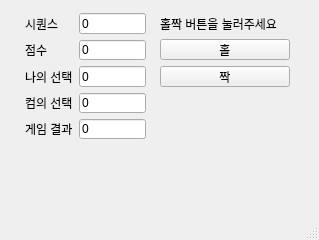
<?xml version="1.0" encoding="UTF-8"?>
<ui version="4.0">
 <class>MainWindow</class>
 <widget class="QMainWindow" name="MainWindow">
  <property name="geometry">
   <rect>
    <x>0</x>
    <y>0</y>
    <width>319</width>
    <height>240</height>
   </rect>
  </property>
  <property name="windowTitle">
   <string>MainWindow</string>
  </property>
  <widget class="QWidget" name="centralwidget">
   <widget class="QWidget" name="">
    <property name="geometry">
     <rect>
      <x>160</x>
      <y>15</y>
      <width>130</width>
      <height>72</height>
     </rect>
    </property>
    <layout class="QGridLayout" name="gridLayout_2">
     <item row="0" column="0">
      <widget class="QLabel" name="label">
       <property name="text">
        <string>홀짝 버튼을 눌러주세요</string>
       </property>
      </widget>
     </item>
     <item row="1" column="0">
      <widget class="QPushButton" name="pb_hol">
       <property name="text">
        <string>홀</string>
       </property>
      </widget>
     </item>
     <item row="2" column="0">
      <widget class="QPushButton" name="pb_jak">
       <property name="text">
        <string>짝</string>
       </property>
      </widget>
     </item>
    </layout>
   </widget>
   <widget class="QWidget" name="">
    <property name="geometry">
     <rect>
      <x>25</x>
      <y>13</y>
      <width>121</width>
      <height>126</height>
     </rect>
    </property>
    <layout class="QGridLayout" name="gridLayout">
     <item row="0" column="0">
      <widget class="QLabel" name="label_7">
       <property name="text">
        <string>시퀀스</string>
       </property>
      </widget>
     </item>
     <item row="0" column="1">
      <widget class="QLineEdit" name="le_sq">
       <property name="text">
        <string>0</string>
       </property>
      </widget>
     </item>
     <item row="1" column="0">
      <widget class="QLabel" name="label_2">
       <property name="text">
        <string>점수</string>
       </property>
      </widget>
     </item>
     <item row="1" column="1">
      <widget class="QLineEdit" name="le_score">
       <property name="text">
        <string>0</string>
       </property>
      </widget>
     </item>
     <item row="2" column="0">
      <widget class="QLabel" name="label_3">
       <property name="text">
        <string>나의 선택</string>
       </property>
      </widget>
     </item>
     <item row="2" column="1">
      <widget class="QLineEdit" name="le_me">
       <property name="text">
        <string>0</string>
       </property>
      </widget>
     </item>
     <item row="3" column="0">
      <widget class="QLabel" name="label_4">
       <property name="text">
        <string>컴의 선택</string>
       </property>
      </widget>
     </item>
     <item row="3" column="1">
      <widget class="QLineEdit" name="le_com">
       <property name="text">
        <string>0</string>
       </property>
      </widget>
     </item>
     <item row="4" column="0">
      <widget class="QLabel" name="lb_result">
       <property name="text">
        <string>게임 결과</string>
       </property>
      </widget>
     </item>
     <item row="4" column="1">
      <widget class="QLineEdit" name="le_result">
       <property name="text">
        <string>0</string>
       </property>
      </widget>
     </item>
    </layout>
   </widget>
  </widget>
  <widget class="QMenuBar" name="menubar">
   <property name="geometry">
    <rect>
     <x>0</x>
     <y>0</y>
     <width>319</width>
     <height>21</height>
    </rect>
   </property>
  </widget>
  <widget class="QStatusBar" name="statusbar"/>
 </widget>
 <resources/>
 <connections/>
</ui>
